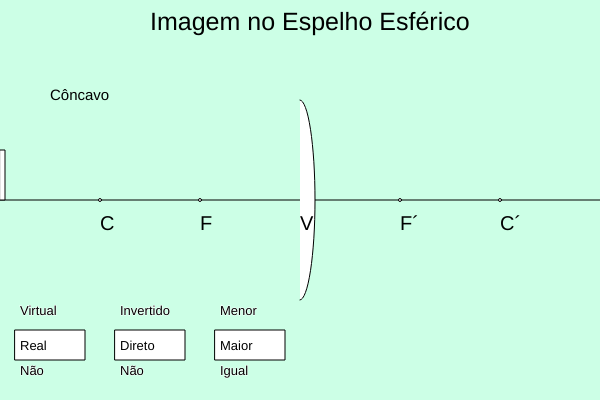
Frame 1 (no input)
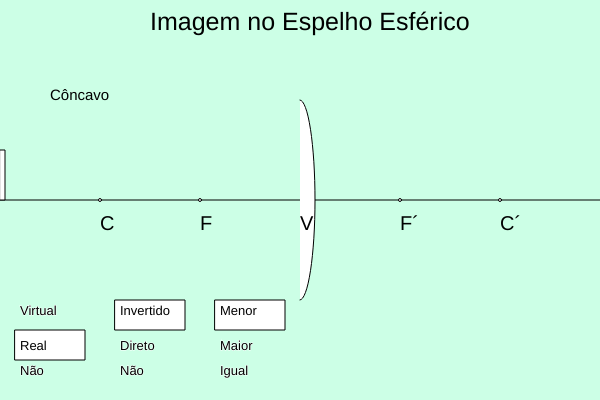
Frame 60 (no input)
Frame 120 (the mouse pressed at the canvas centre since frame 60): identical to frame 60, image omitted

The p5.js sketch that drew these frames (run headless with seeded random() and noise() and a simulated clock; from frame 60 on, the mouse is pressed at the canvas centre):

// p5.js sketch
// ── sketch.js
var x = 15
var y = 330
var a = 115
var b = 330
var z = 215
var w = 330

var C = 100
var F = 200
var V = 300

var reflexao
var posicao
var tamanho
var local


var xrect = 0

var x1
var y1


function setup() {
  createCanvas(600 , 400)
}

function draw() {
  colorMode(HSB);
background(150, 20, 100);

stroke(0);
fill(255);
line(0, 200, 600, 200);
arc(300, 200, 30, 200, PI + HALF_PI , HALF_PI);
circle(100, 200, 3);
circle(200, 200, 3);
circle(400, 200, 3);
circle(500, 200, 3);
  
rect(xrect, 150, 5, 50);
moveRect ()
  
noStroke();
noFill(); 
quad(50, 200, 55, 200, 55, 150, 50, 150);
quad(100, 200, 105, 200, 105, 150, 100, 150);
quad(150, 200, 155, 200, 155, 150, 150, 150);
quad(200, 200, 205, 200, 205, 150, 200, 150);
quad(250, 200, 255, 200, 255, 150, 250, 150);
  
fill(0);
  textSize(25);
  textSize(25);
    text('Imagem no Espelho Esférico', 150, 30)
  
  textSize(15);
  text('Côncavo', 50, 100)
    
  textSize(20);
    text('C', 100, 230)
    text('F', 200, 230)
    text('V', 300, 230)
    text('F´', 400, 230)
    text('C´', 500, 230)
  
    
stroke(0);
fill(255);
  rect (x, y, 70, 30);
  rect (a, b, 70, 30);
  rect (z, w, 70, 30);

stroke(225);
fill(0);
  textSize(13);
    text('Real', 20, 350);
    text('Virtual', 20, 315);
    text('Não', 20, 375);
    text('Direto', 120, 350);
    text('Invertido', 120, 315);
    text('Não', 120, 375)
    text('Maior', 220, 350);
    text('Menor', 220, 315);
    text('Igual', 220, 375);
 
if(local<C){
   reflexao = "real";
   posicao = "invertido";
   tamanho = "menor";
}

  if(local==C){
   reflexao = "real";
   posicao = "invertido";
   tamanho = "igual";
}

if(local>C && local<F){
   reflexao = "real";
   posicao = "invertido";
   tamanho = "maior";
}

if(local==F){
   reflexao = "não";
   posicao = "não";
   tamanho = "igual";
}

  if(local>F && local<V){
   reflexao = "virtual";
   posicao = "direto";
   tamanho = "maior";
}
  
function moveRect(){
   if (keyIsDown(LEFT_ARROW))
    xrect-=5;
  
  if (keyIsDown(RIGHT_ARROW))
    xrect+=5;
}
  
if(xrect<C){
   reflexao = "real";
   posicao = "invertido";
   tamanho = "menor";
   y = 330;
   b = 300;
   w = 300;
}

if(xrect==C){
   reflexao = "real";
   posicao = "invertido";
   tamanho = "igual";
   y = 330;
   b = 300;
   w = 360;
  
}
if(local>C && local<F){
   reflexao = "real";
   posicao = "invertido";
   tamanho = "maior";
   y = 300;
   b = 300;
   w = 330;
  
}

if(local==F){
   reflexao = "não";
   posicao = "não";
   tamanho = "igual";
   y = 360;
   b = 360;
   w = 360;
}

  if(local>F && local<V){
   reflexao = "virtual";
   posicao = "direto";
   tamanho = "maior";
   y = 300;
   b = 330;
   w = 330;
 
}
function move(){
   if (keyIsDown(LEFT_ARROW))
    x1-=5;

  if (keyIsDown(RIGHT_ARROW))
    x1+=5;

  if (keyIsDown(UP_ARROW))
    y1-=5;

  if (keyIsDown(DOWN_ARROW))
    y1+=5;

  ellipse(x1, y1, 5, 5);

}
}
